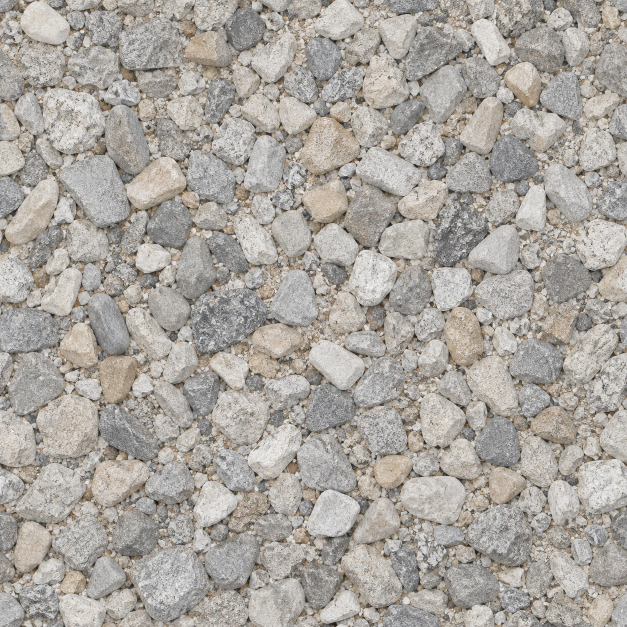
#> input picture docs/assets/penguin-pale-gravel-v1.png, 1254 x 1254 px, found by its file name (shown at 1/2 size)
$ python build_habitat_study.py
#> lines starting #> are read from the running program, lines starting #| are printed output that depends on the picture
"""Editable first photographic habitat component, separate from atlas placement."""
from pathlib import Path
import hashlib,json,math,sys
import numpy as np
import trimesh
from PIL import Image
from shapely.geometry import Point,box,Polygon
from shapely.affinity import scale,translate

HERE=Path(__file__).resolve().parent;ROOT=HERE.parents[2]
sys.path.insert(0,str(ROOT/'bolgeler'))
from model_tools import polygon_mesh,pbr,postprocess_gltf

def digest(path):return hashlib.sha256(path.read_bytes()).hexdigest()

def main():
    texture_dir=HERE/'textures';texture_dir.mkdir(exist_ok=True)
    texture_specs=[('soil','penguin-pale-gravel-v1.png'),('rock','penguin-artificial-rock-v1.png'),('bark','woodland-tree-bark-v1.png')]
    texture_records=[]
    for name,source in texture_specs:
        original=ROOT/'viewer/assets'/source;target=texture_dir/(name+'.jpg')
        with Image.open(original) as image:
#> image is the input picture: PIL image 1254x1254 RGB; mean R, G, B 170.1, 165.1, 159
            image=image.convert('RGB');image.thumbnail((512,512),Image.Resampling.LANCZOS);image.save(target,quality=88,optimize=True,subsampling=0)
#> after `image.thumbnail((512, 512), Image.Resampling.LANCZOS)`:
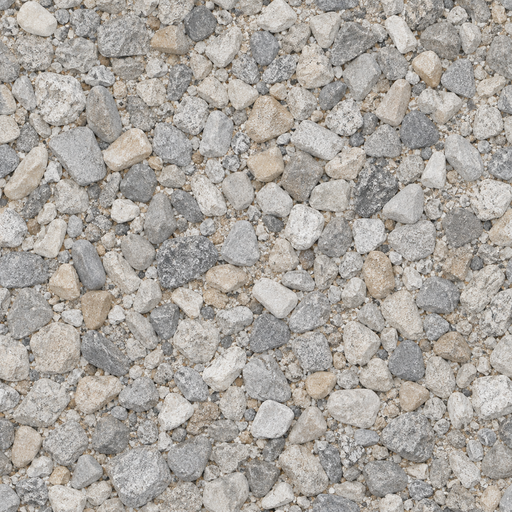
#> image: PIL image 512x512 RGB; mean R, G, B 170.1, 165.1, 159
        texture_records.append({'file':target.name,'source':'viewer/assets/'+source,'sourceSha256':digest(original),'sha256':digest(target),'method':'512px RGB JPEG derivative of existing generated material; no zoo reference photo used as texture'})
#> pass 2 of the loop in main, `for name,source in texture_specs:`:
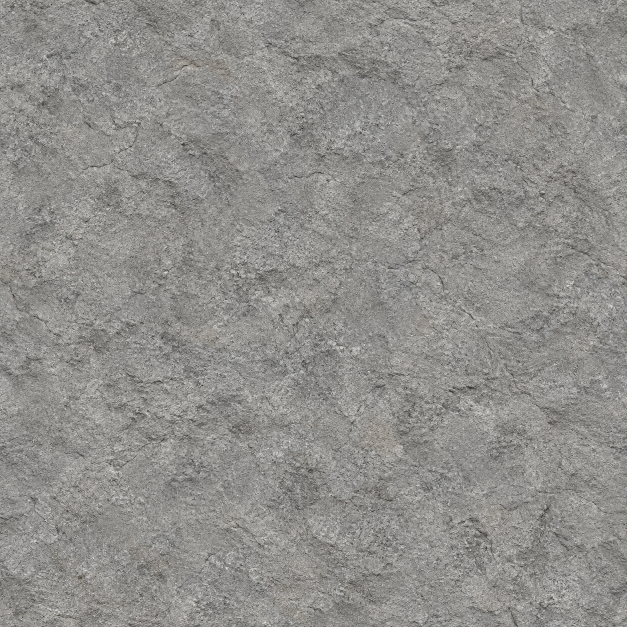
#> input picture docs/assets/penguin-artificial-rock-v1.png, 1254 x 1254 px, found by its file name (shown at 1/2 size)
#> in main, image is the input picture: PIL image 1254x1254 RGB; mean R, G, B 144.2, 142.7, 139.7
#> in main, `image.thumbnail((512, 512), Image.Resampling.LANCZOS)`:
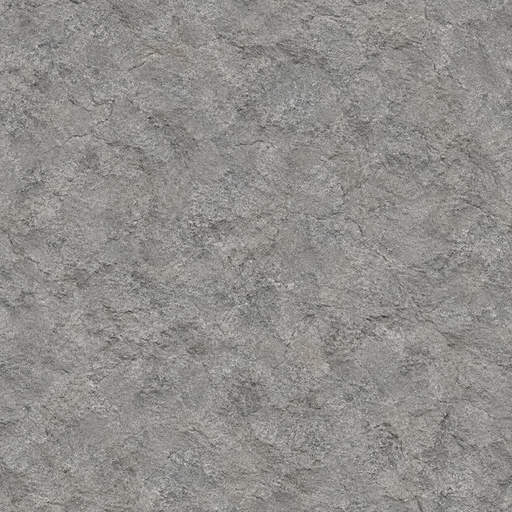
#> image: PIL image 512x512 RGB; mean R, G, B 144.2, 142.7, 139.7
    materials={
      'soil':pbr('compacted_sandy_soil',[.64,.54,.40,1],texture_dir/'soil.jpg'),
      'mud':pbr('damp_earth',[.22,.17,.105,1],texture_dir/'soil.jpg',roughness=.32),
      'rock':pbr('pale_boulders',[.70,.68,.59,1],texture_dir/'rock.jpg'),
      'bark':pbr('weathered_timber',[.36,.27,.17,1],texture_dir/'bark.jpg'),
      'wall':pbr('faded_red_retaining_wall',[.40,.17,.13,1],roughness=.97),
      'cap':pbr('concrete_wall_cap',[.56,.53,.46,1],roughness=.95),
    }
    full=box(-7,-5,7,5)
    outer=translate(scale(Point(0,0).buffer(1,quad_segs=32),2.8,1.7),-2.8,2.1)
    inner=translate(scale(Point(0,0).buffer(1,quad_segs=32),2.2,1.15),-2.8,2.1)
    wall=box(-6.4,4.2,-.2,4.52)
    dry=full.difference(outer).difference(wall)
    pieces={'dry_ground':(polygon_mesh(dry,0),'soil'),'wallow_floor':(polygon_mesh(inner,-.18),'mud')}
    outside=list(outer.exterior.coords)[:-1];inside=list(inner.exterior.coords)[:-1]
    vertices=[[x,y,z] for ring,z in [(outside,0),(inside,-.18)] for x,y in ring];faces=[];n=len(outside)
    for i in range(n):
        j=(i+1)%n;faces.extend([[i,j,n+j],[i,n+j,n+i]])
    ramp=trimesh.Trimesh(vertices,faces,process=True);ramp.fix_normals()
    if ramp.face_normals[:,2].mean()<0:ramp.invert()
    pieces['wallow_shallow_bank']=(ramp,'mud')
    pieces['retaining_wall']=(polygon_mesh(wall,.75,-.15),'wall')
    pieces['wall_cap']=(polygon_mesh(wall,.82,.75),'cap')
    posts=[];rails=[]
    for x in np.linspace(-6.5,6.5,8):
        post=trimesh.creation.box([.18,.18,1.45]);post.apply_translation([x,4.76,.725]);posts.append(post)
    for z in [.70,1.20]:
        rail=trimesh.creation.box([13.2,.14,.15]);rail.apply_translation([0,4.76,z]);rails.append(rail)
    pieces['timber_posts']=(trimesh.util.concatenate(posts),'bark')
    pieces['timber_rails']=(trimesh.util.concatenate(rails),'bark')
    rock_specs=[(4.7,2.8,1.12,.8,.66),(5.4,1.8,.9,.70,.55),(4.0,1.65,1.18,.74,.50),(5.9,3.4,.85,.71,.49),(3.5,3.3,.78,.62,.44)]
    rocks=[]
    for k,(x,y,sx,sy,h) in enumerate(rock_specs):
        rock=trimesh.creation.icosphere(subdivisions=2)
        v=rock.vertices;rock.vertices=v*(1+.11*np.sin(v[:,0]*4+k)*np.cos(v[:,1]*3))[:,None]*[sx,sy,h]
        rock.apply_translation([x,y,h*.58]);rocks.append(rock)
    pieces['boulders']=(trimesh.boolean.union(rocks,engine='manifold'),'rock')
    trunk=trimesh.creation.cylinder(radius=.20,height=4.4,sections=12);trunk.apply_translation([4.7,2.75,2.2]);pieces['tree_trunk_study']=(trunk,'bark')
    scene=trimesh.Scene();triangle_count=0
    for name,(mesh,kind) in pieces.items():
        uv=mesh.vertices[:,:2]*.65
        if kind=='bark':uv=np.column_stack((mesh.vertices[:,0]+mesh.vertices[:,1],mesh.vertices[:,2]*.6))
        mesh.visual=trimesh.visual.TextureVisuals(uv=uv,material=materials[kind])
        mesh.apply_transform(trimesh.transformations.rotation_matrix(-math.pi/2,[1,0,0]))
        scene.add_geometry(mesh,node_name=name,geom_name=name);triangle_count+=len(mesh.faces)
    evidence={'region':16,'scope':'Photo-based component study, not whole exhibit or measured reconstruction',
      'interpretation':'14x10m presentation patch; wall, rail, boulder, trunk and mud positions/dimensions are illustrative. Not added to M5 atlas.',
      'sources':[{'url':'https://www.bursahayvanatbahcesi.com/wp-content/uploads/2020/09/gergedan2.jpg','local':'../kaynaklar/fotograflar/resmi-site-2826.jpg','sha256':digest(HERE.parent/'kaynaklar/fotograflar/resmi-site-2826.jpg'),'date':'Upload 2020-09-29; capture date unverified','observed':'Sandy ground, pale boulders around tree, dark horizontal timber barrier, red/cream retaining edge'},
        {'url':'https://www.bursahayvanatbahcesi.com/wp-content/uploads/2022/09/kolaj-gergedan.jpg','observed':'Rhinos in shallow muddy area; does not establish its present boundary/location'}],
      'groundPartition':{'totalM2':full.area,'dryM2':dry.area,'mudM2':inner.area,'bankM2':outer.difference(inner).area,'wallM2':wall.area,
         'overlapM2':dry.intersection(outer).area,'uncoveredM2':full.difference(dry.union(outer).union(wall)).area},
      'unit':'metre','coordinates':'Local prototype XYZ Z-up, exported glTF Y-up; no claimed M5 placement',
      'textures':texture_records,'triangles':triangle_count,'meshes':len(pieces),
      'status':'First local habitat component; current entire boundary, stable and mud position remain unverified'}
    result=scene.export(file_type='glb',tree_postprocessor=lambda tree:postprocess_gltf(tree,evidence));path=HERE/'rhino-habitat-study.glb';path.write_bytes(result)
    evidence.update(file=path.name,bytes=len(result),sha256=digest(path))
    (HERE/'model-report.json').write_text(json.dumps(evidence,ensure_ascii=False,indent=2)+'\n',encoding='utf-8')
    assert evidence['groundPartition']['overlapM2']==0 and evidence['groundPartition']['uncoveredM2']<1e-7
    print(json.dumps({key:evidence[key] for key in ['file','bytes','triangles','meshes','groundPartition']}))

#> (the run stopped early here; a loop or call above may not have finished)
